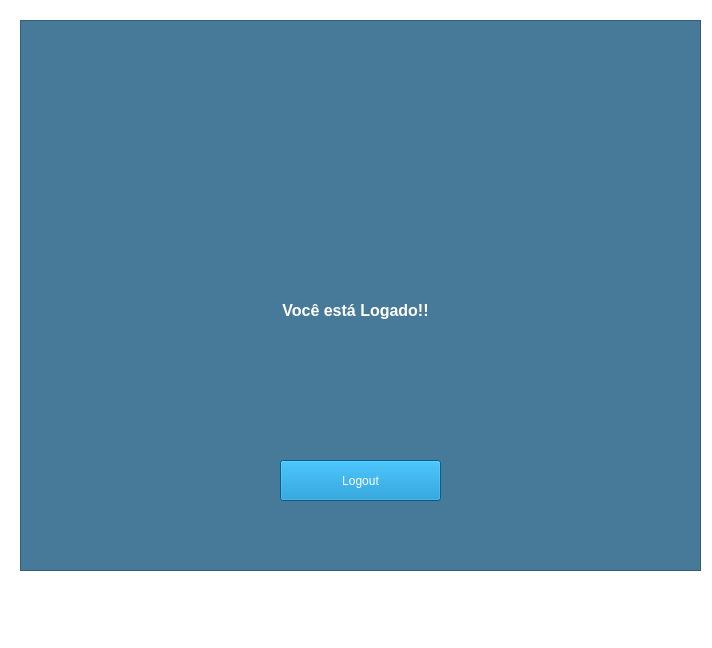
<?xml version="1.0" encoding="UTF-8"?>
<ui version="4.0">
 <class>MainWindow</class>
 <widget class="QMainWindow" name="MainWindow">
  <property name="geometry">
   <rect>
    <x>0</x>
    <y>0</y>
    <width>712</width>
    <height>648</height>
   </rect>
  </property>
  <property name="windowTitle">
   <string>MainWindow</string>
  </property>
  <property name="styleSheet">
   <string notr="true">

background-color: rgb(255, 255, 255);

</string>
  </property>
  <widget class="QWidget" name="centralwidget">
   <widget class="QFrame" name="Aprensentao">
    <property name="geometry">
     <rect>
      <x>20</x>
      <y>20</y>
      <width>681</width>
      <height>551</height>
     </rect>
    </property>
    <property name="styleSheet">
     <string notr="true">background-color: rgb(71, 121, 152);</string>
    </property>
    <property name="frameShape">
     <enum>QFrame::StyledPanel</enum>
    </property>
    <property name="frameShadow">
     <enum>QFrame::Raised</enum>
    </property>
    <widget class="QLabel" name="label_3">
     <property name="geometry">
      <rect>
       <x>50</x>
       <y>140</y>
       <width>141</width>
       <height>141</height>
      </rect>
     </property>
     <property name="text">
      <string/>
     </property>
     <property name="scaledContents">
      <bool>true</bool>
     </property>
    </widget>
    <widget class="QLabel" name="label_4">
     <property name="geometry">
      <rect>
       <x>220</x>
       <y>280</y>
       <width>231</width>
       <height>21</height>
      </rect>
     </property>
     <property name="text">
      <string>&lt;html&gt;&lt;head/&gt;&lt;body&gt;&lt;p align=&quot;center&quot;&gt;&lt;span style=&quot; font-size:12pt; font-weight:600; color:#ffffff;&quot;&gt;Você está Logado!!&lt;/span&gt;&lt;/p&gt;&lt;/body&gt;&lt;/html&gt;</string>
     </property>
    </widget>
    <widget class="QLabel" name="label_5">
     <property name="geometry">
      <rect>
       <x>240</x>
       <y>80</y>
       <width>171</width>
       <height>141</height>
      </rect>
     </property>
     <property name="text">
      <string/>
     </property>
     <property name="pixmap">
      <pixmap>Osprey-removebg-preview.png</pixmap>
     </property>
     <property name="scaledContents">
      <bool>true</bool>
     </property>
    </widget>
    <widget class="QPushButton" name="pushButton">
     <property name="geometry">
      <rect>
       <x>260</x>
       <y>440</y>
       <width>161</width>
       <height>41</height>
      </rect>
     </property>
     <property name="styleSheet">
      <string notr="true">background-color: rgb(0, 133, 199);
font: 14pt &quot;MS Shell Dlg 2&quot;;
color: rgb(255, 255, 255);


</string>
     </property>
     <property name="text">
      <string>Logout</string>
     </property>
    </widget>
   </widget>
  </widget>
  <widget class="QMenuBar" name="menubar">
   <property name="geometry">
    <rect>
     <x>0</x>
     <y>0</y>
     <width>712</width>
     <height>21</height>
    </rect>
   </property>
  </widget>
  <widget class="QStatusBar" name="statusbar"/>
 </widget>
 <resources/>
 <connections/>
</ui>
